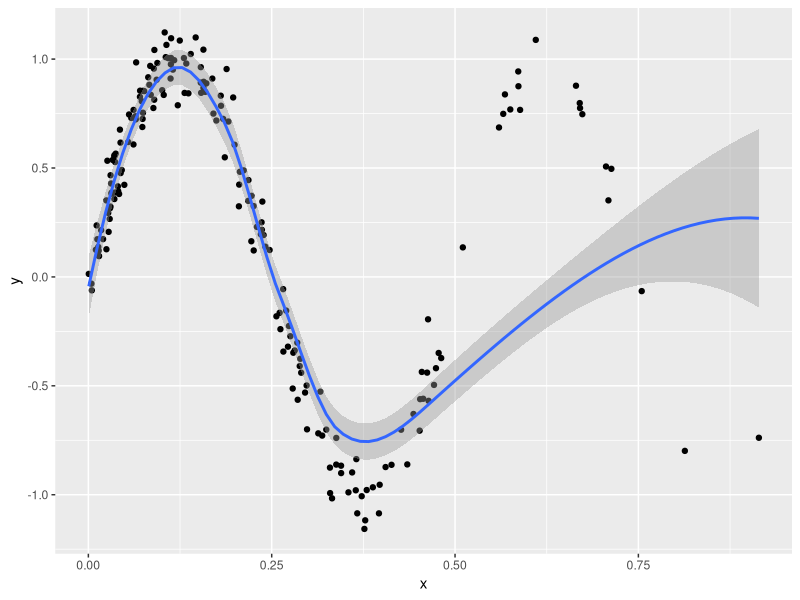
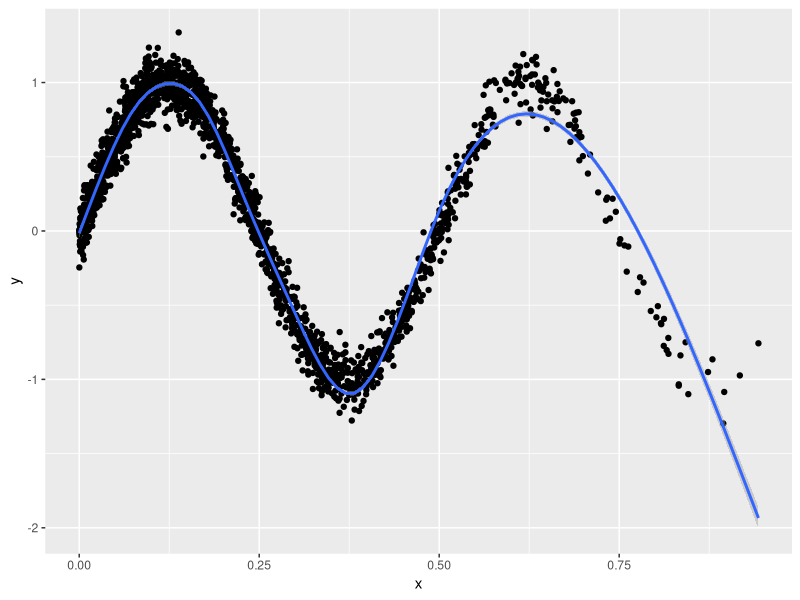
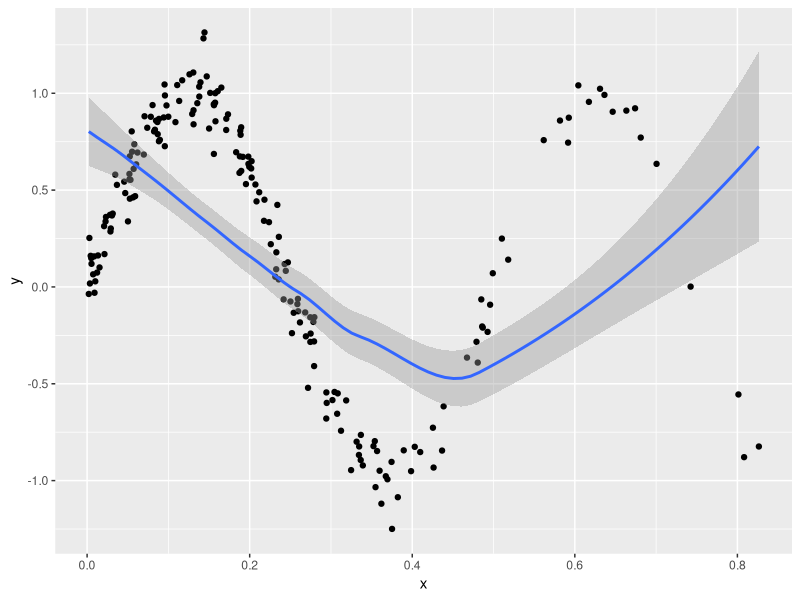
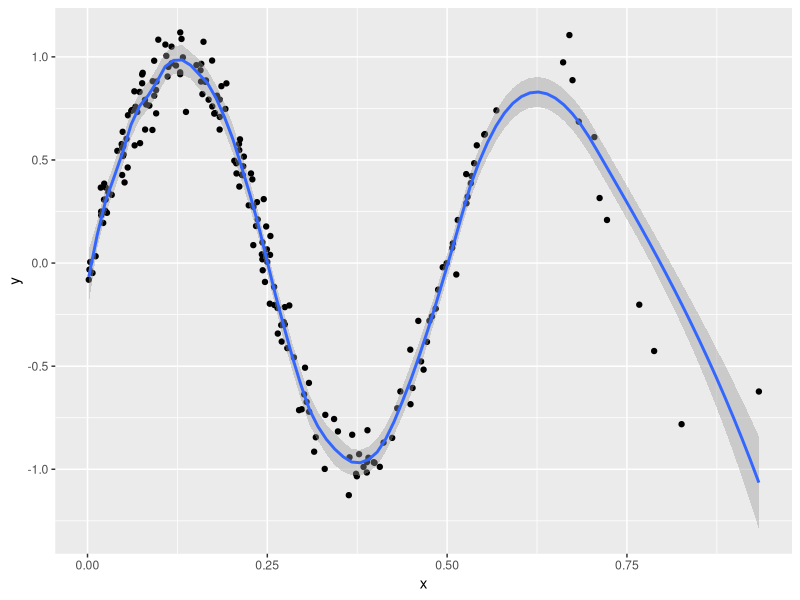

These charts were generated, in order, by the following R code:
## ---- chunk 1
library(tidyverse)
library(broom)
library(modelr)
library(GGally)
## ---- chunk 2
f <- function(x) sin(4*pi*x)  # a 1-d conditional expectation func (non-linear) 

# Generate data around the CEF model we know above
n <- 200
train1d <- data.frame(x = rbeta(n,1,3)) %>%
  mutate( y = f(x) + rnorm(n,sd=0.1) )    # Change the noise level sd

# Plot data and loess curve to see of our code does a good job at modeling the data
ggplot(train1d, aes(x,y)) +
  geom_point() + 
  geom_smooth()  # geom_smooth() uses method='loess' automatically
## ---- chunk 3
f <- function(x) sin(4*pi*x)  # a 1-d conditional expectation func (non-linear) 

# Generate data around the CEF model we know above
n <- 2000
train1d <- data.frame(x = rbeta(n,1,3)) %>%
  mutate( y = f(x) + rnorm(n,sd=0.1) )    # Change the noise level sd

# Plot data and loess curve to see of our code does a good job at modeling the data
ggplot(train1d, aes(x,y)) +
  geom_point() + 
  geom_smooth()  # geom_smooth() uses method='loess' automatically
## ---- chunk 4
?geom_smooth
## ---- chunk 5
f <- function(x) sin(4*pi*x)  # a 1-d conditional expectation func (non-linear) 

# Generate data around the CEF model we know above
n <- 200
train1d <- data.frame(x = rbeta(n,1,3)) %>%
  mutate( y = f(x) + rnorm(n,sd=0.1) )    # Change the noise level sd

# Plot data and loess curve to see of our code does a good job at modeling the data
ggplot(train1d, aes(x,y)) +
  geom_point() + 
  geom_smooth(span = 1)  # use entire dataset
## ---- chunk 6
f <- function(x) sin(4*pi*x)  # a 1-d conditional expectation func (non-linear) 

# Generate data around the CEF model we know above
n <- 200
train1d <- data.frame(x = rbeta(n,1,3)) %>%
  mutate( y = f(x) + rnorm(n,sd=0.1) )    # Change the noise level sd

# Plot data and loess curve to see of our code does a good job at modeling the data
ggplot(train1d, aes(x,y)) +
  geom_point() + 
  geom_smooth(span= .2)  # Decrease span
